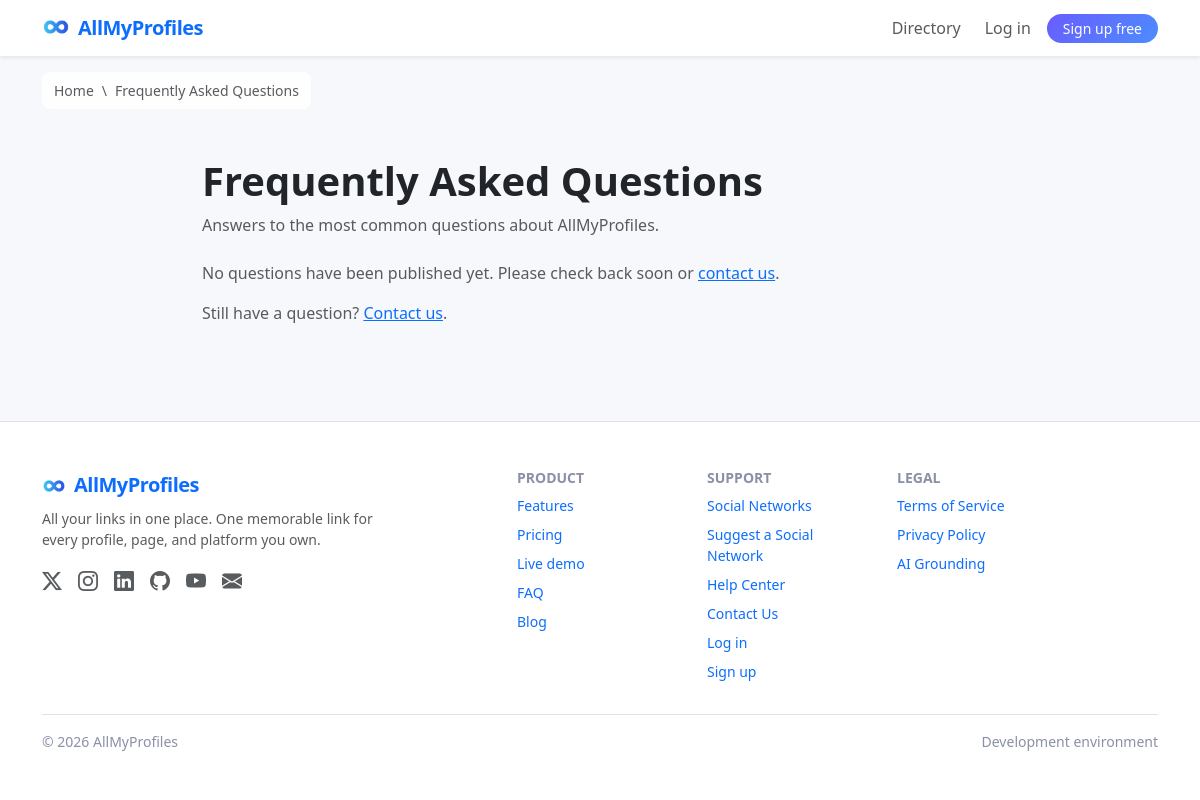
Page /faq on the earlier database version.
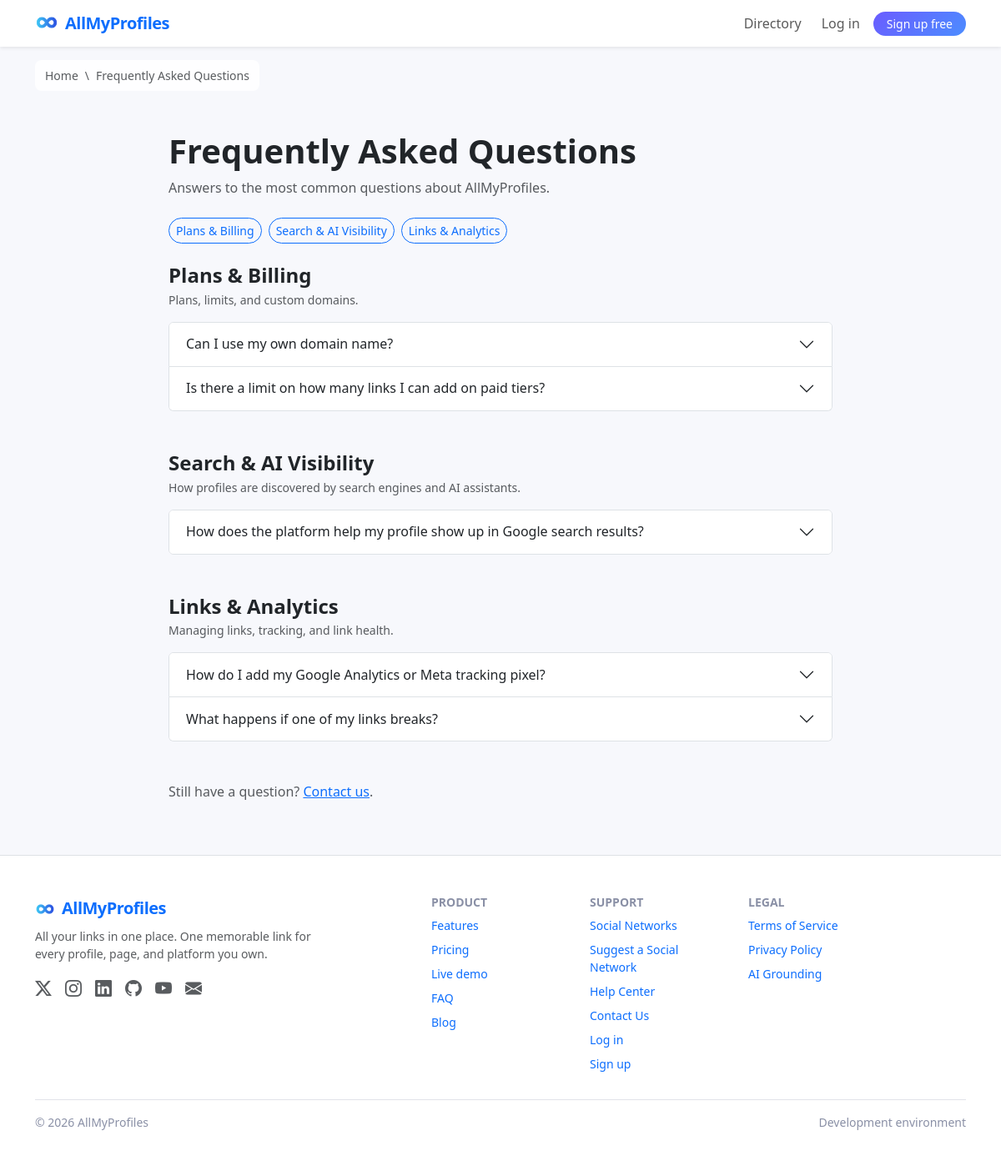
Same page on the later database version.
### models.py (models this page shows, shortened)
class FaqCategory(db.Model):
    __tablename__ = 'faq_categories'
    id = db.Column(db.Integer, primary_key=True)
    name = db.Column(db.String(80), nullable=False, unique=True)
    slug = db.Column(db.String(100), nullable=False, unique=True, index=True)
    description = db.Column(db.String(250), nullable=True)
    sort_order = db.Column(db.Integer, nullable=False, default=0,
                           server_default='0')
    is_active = db.Column(db.Boolean, nullable=False, default=True,
                          server_default='1')
    created_at = db.Column(db.DateTime, default=lambda: datetime.now(),
                           nullable=False)
    faqs = db.relationship('Faq', back_populates='category',
                           order_by='Faq.sort_order, Faq.id')
    @classmethod
    def ordered(cls, active_only=False):
        q = cls.query
        if active_only:
            q = q.filter_by(is_active=True)
        return q.order_by(cls.sort_order, cls.name).all()

class Faq(db.Model):
    __tablename__ = 'faqs'
    id = db.Column(db.Integer, primary_key=True)
    question = db.Column(db.String(FAQ_QUESTION_MAX), nullable=False)
    answer = db.Column(db.Text, nullable=False)
    category_id = db.Column(db.Integer,
                            db.ForeignKey('faq_categories.id',
                                          ondelete='SET NULL'),
                            nullable=True, index=True)
    sort_order = db.Column(db.Integer, nullable=False, default=0,
                           server_default='0')
    is_published = db.Column(db.Boolean, nullable=False, default=True,
                             server_default='1')
    created_at = db.Column(db.DateTime, default=lambda: datetime.now(),
                           nullable=False)
    updated_at = db.Column(db.DateTime, nullable=True)
    category = db.relationship('FaqCategory', back_populates='faqs')
    content_sections = db.relationship(
        'ContentSection', secondary=faq_sections,
        backref=db.backref('faqs', lazy='select'))
    @classmethod
    def public_query(cls):
        return (cls.query.outerjoin(FaqCategory)
                .filter(cls.is_published.is_(True),
                        db.or_(cls.category_id.is_(None),
                               FaqCategory.is_active.is_(True))))
    @classmethod
    def grouped_for_page(cls):
        faqs = cls.public_query().order_by(cls.sort_order, cls.id).all()
        buckets = {}
        for faq in faqs:
            buckets.setdefault(faq.category_id, []).append(faq)
        groups = [(c, buckets[c.id])
                  for c in FaqCategory.ordered(active_only=True)
                  if c.id in buckets]
        if None in buckets:
            groups.append((None, buckets[None]))
        return groups
    def rendered_answer(self):
        text = self.answer or ''
        if '{' in text:
            text = (text
                    .replace('{free_max}',
                             str(Setting.get_int('free_tier_max_links', 3)))
                    .replace('{expanded_max}',
                             str(Setting.get_int('expanded_tier_max_links',
                                                 10))))
        return text
    @staticmethod
    def jsonld(faqs):
        if not faqs:
            return None
        return {
            '@context': 'https://schema.org',
            '@type': 'FAQPage',
            'mainEntity': [{
                '@type': 'Question',
                'name': f.question,
                'acceptedAnswer': {'@type': 'Answer',
                                   'text': f.rendered_answer()},
            } for f in faqs],
        }

### app.py (the view)
    @app.route('/faq')
    def faq_page():
        groups = Faq.grouped_for_page()
        all_faqs = [f for _, items in groups for f in items]
        return render_template('faq.html', groups=groups,
                               jsonld=Faq.jsonld(all_faqs))

### app.py (called while the page is built)
def _is_impersonating():
    return IMPERSONATION_KEY in session

def _valid_gtm_id(value):
    value = (value or '').strip().upper()
    return value if re.fullmatch(r'GTM-[A-Z0-9]{4,12}', value) else ''

### models.py (called while the page is built)
    @classmethod
    def get(cls, key, fallback=None):
        row = db.session.get(cls, key)
        if row is not None:
            return row.value
        return DEFAULT_SETTINGS.get(key, fallback)

    @classmethod
    def get_int(cls, key, fallback=0):
        try:
            return int(cls.get(key, str(fallback)))
        except (TypeError, ValueError):
            return fallback

### templates/faq.html (shortened to what this page needs)
{% extends 'base.html' %}
{% from '_faq.html' import faq_accordion, faq_jsonld %}
{% block breadcrumb_title %}Frequently Asked Questions{% endblock %}
{% block content %}
<div class="container py-5" style="max-width: 820px;">
  <h1 class="fw-bold mb-2">Frequently Asked Questions</h1>
  <p class="text-muted mb-4">Answers to the most common questions about AllMyProfiles.</p>
  {% if not groups %}
  <p class="text-muted">No questions have been published yet. Please check back soon or
    <a href="{{ url_for('contact') }}">contact us</a>.</p>
  {% else %}
  {% if groups|length > 1 %}
  <nav class="mb-4 d-flex flex-wrap gap-2" aria-label="FAQ categories">
    {% for cat, items in groups %}
    <a class="btn btn-sm btn-outline-primary rounded-pill"
       href="#{{ cat.slug if cat else 'general' }}">{{ cat.name if cat else 'General' }}</a>
    {% endfor %}
  </nav>
  {% endif %}
  {% for cat, items in groups %}
  <section class="mb-5" id="{{ cat.slug if cat else 'general' }}">
    <h2 class="h4 fw-bold mb-1">{{ cat.name if cat else 'General' }}</h2>
    {% if cat and cat.description %}<p class="text-muted small mb-3">{{ cat.description }}</p>{% endif %}
    {{ faq_accordion(items, 'faqCat' ~ (cat.id if cat else 0)) }}
  </section>
  {% endfor %}
  {% endif %}
  <p class="text-muted">Still have a question? <a href="{{ url_for('contact') }}">Contact us</a>.</p>
</div>
{% endblock %}

### templates/_faq.html (shortened to what this page needs)
{% macro faq_accordion(faqs, accordion_id='faqAccordion') %}
<div class="accordion" id="{{ accordion_id }}">
  {% for f in faqs %}
  <div class="accordion-item" id="faq-{{ f.id }}">
    <h3 class="accordion-header">
      <button class="accordion-button collapsed" type="button" data-bs-toggle="collapse"
              data-bs-target="#{{ accordion_id }}-{{ f.id }}" aria-expanded="false"
              aria-controls="{{ accordion_id }}-{{ f.id }}">{{ f.question }}</button>
    </h3>
  </div>
  {% endfor %}
</div>
{% endmacro %}

Differences in the rows shown:
added FaqCategory: name "Plans & Billing", description "Plans, limits, and custom domains."
added FaqCategory: name "Search & AI Visibility", description "How profiles are discovered by search engines and AI assistants."
added FaqCategory: name "Links & Analytics", description "Managing links, tracking, and link health."
added Faq: question "Can I use my own domain name?", shown under "Plans & Billing"
added Faq: question "Is there a limit on how many links I can add on paid tiers?", shown under "Plans & Billing"
added Faq: question "How does the platform help my profile show up in Google search results?", shown under "Search & AI Visibility"
added Faq: question "How do I add my Google Analytics or Meta tracking pixel?", shown under "Links & Analytics"
added Faq: question "What happens if one of my links breaks?", shown under "Links & Analytics"
Other differences:
text no longer shown: "No questions have been published yet. Please check back soon or contact us ."
